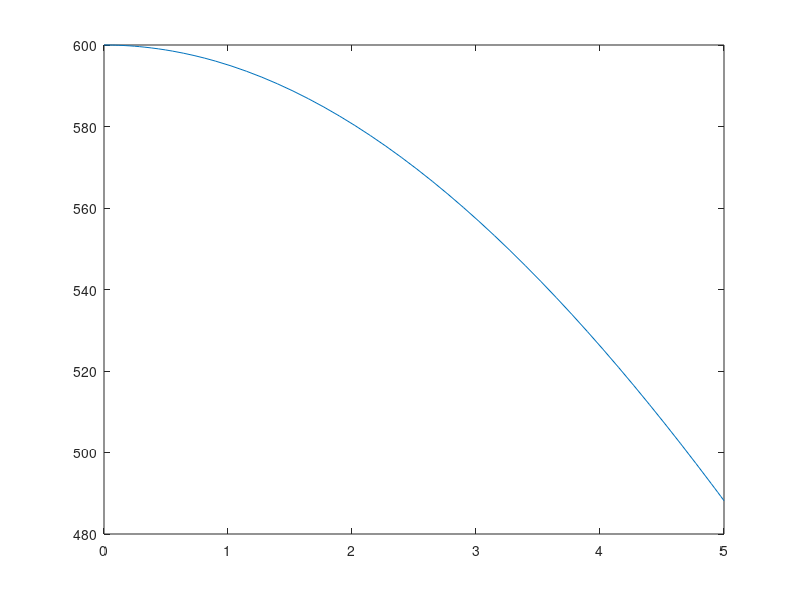
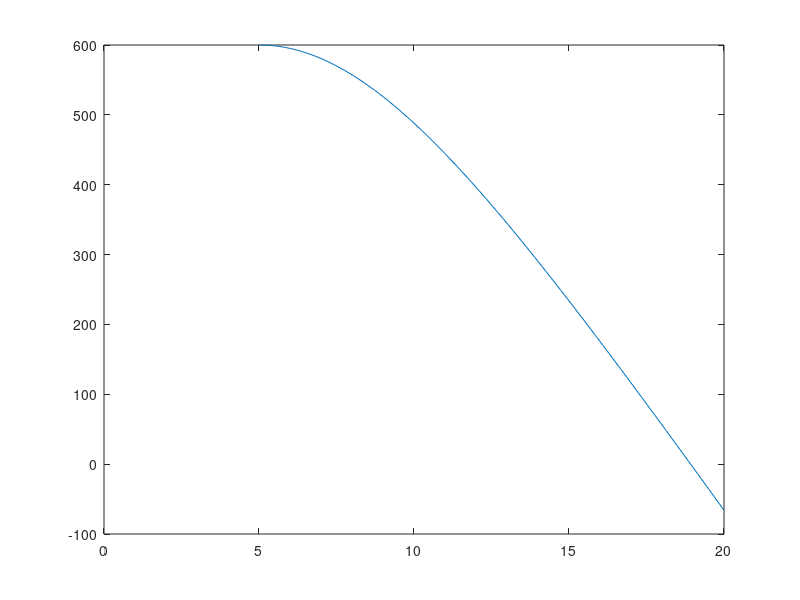

These charts were generated, in order, by the following MATLAB code:
clc;clear;close

% t < 5
k1 = 1/5
f = @(t,x) [x(2) ; -9.81 + 1/80 *k1*x(2).^2];
u0 = [600;0];

[t,x] = ode45(f,[0,5],u0);

figure
plot(t,x(:,1))

% t >= 5
k2 = 4/15;
f = @(t,x) [x(2) ; -9.81 + 1/80 *k1*x(2).^2];
u0 = [600;0];

[t,x] = ode45(f,[5,20],u0);

figure
plot(t,x(:,1))